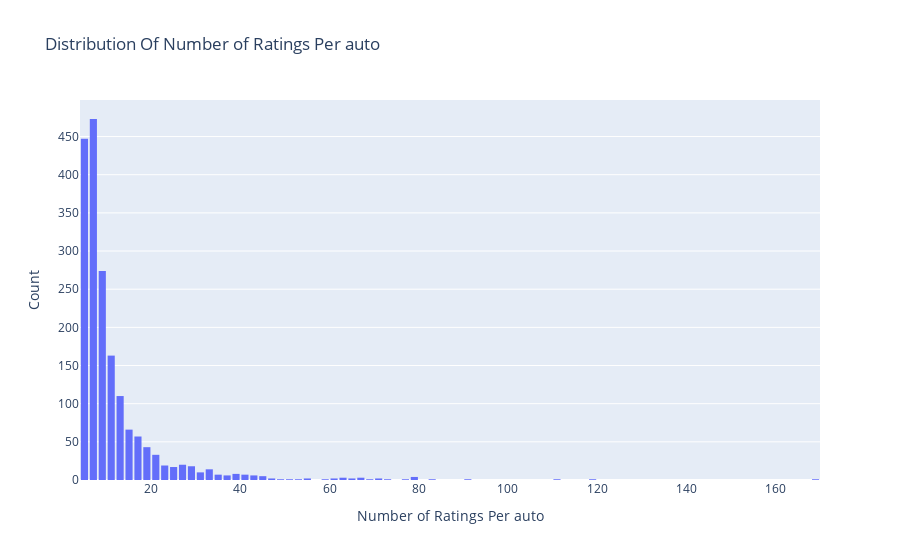

The cell this chart's notebook holds for it:
### Code cell
# Number of ratings per auto
data = df.groupby('asin')['overall'].count()

# Create trace
trace = go.Histogram(x = data.values,
                     name = 'Ratings',
                     xbins = dict(start = 0,size = 2))
# Create layout
layout = go.Layout(title = 'Distribution Of Number of Ratings Per auto',
                   xaxis = dict(title = 'Number of Ratings Per auto'),
                   yaxis = dict(title = 'Count'),
                   bargap = 0.2)

# Create plot
fig = go.Figure(data=[trace], layout=layout)
iplot(fig)

### Figure 1 — Plotly figure (JSON) as saved in the notebook; plotly's stock layout.template omitted (floating-point values rounded to 4 significant figures; data arrays with more than 128 entries replaced by an {"elided": "..."} marker saying what was removed)
{"data": [{"name": "Ratings", "type": "histogram", "x": {"elided": "1835 int values"}, "xbins": {"size": 2, "start": 0}}], "layout": {"bargap": 0.2, "title": {"text": "Distribution Of Number of Ratings Per auto"}, "xaxis": {"title": {"text": "Number of Ratings Per auto"}}, "yaxis": {"title": {"text": "Count"}}}}
